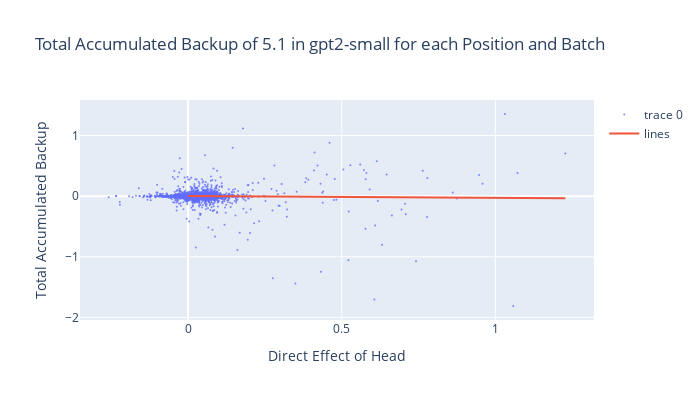

Write notebook code for a chart like this one.
### Code cell
get_slope_of_best_fit_line(5,1)
